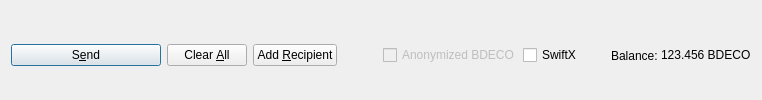
         <widget class="QFrame" name="frame_Send">
          <layout class="QHBoxLayout" name="horizontalLayout">
           <property name="bottomMargin">
            <number>0</number>
           </property>
           <item>
            <widget class="QPushButton" name="sendButton">
             <property name="minimumSize">
              <size>
               <width>150</width>
               <height>0</height>
              </size>
             </property>
             <property name="toolTip">
              <string>Confirm the send action</string>
             </property>
             <property name="text">
              <string>S&amp;end</string>
             </property>
             <property name="icon">
              <iconset resource="../bdcashprotocol.qrc">
               <normaloff>:/icons/send</normaloff>:/icons/send</iconset>
             </property>
             <property name="autoDefault">
              <bool>false</bool>
             </property>
             <property name="default">
              <bool>true</bool>
             </property>
            </widget>
           </item>
           <item>
            <widget class="QPushButton" name="clearButton">
             <property name="sizePolicy">
              <sizepolicy hsizetype="Minimum" vsizetype="Fixed">
               <horstretch>0</horstretch>
               <verstretch>0</verstretch>
              </sizepolicy>
             </property>
             <property name="toolTip">
              <string>Clear all fields of the form.</string>
             </property>
             <property name="text">
              <string>Clear &amp;All</string>
             </property>
             <property name="icon">
              <iconset resource="../bdcashprotocol.qrc">
               <normaloff>:/icons/remove</normaloff>:/icons/remove</iconset>
             </property>
             <property name="autoDefault">
              <bool>false</bool>
             </property>
            </widget>
           </item>
           <item>
            <widget class="QPushButton" name="addButton">
             <property name="toolTip">
              <string>Send to multiple recipients at once</string>
             </property>
             <property name="text">
              <string>Add &amp;Recipient</string>
             </property>
             <property name="icon">
              <iconset resource="../bdcashprotocol.qrc">
               <normaloff>:/icons/add</normaloff>:/icons/add</iconset>
             </property>
             <property name="autoDefault">
              <bool>false</bool>
             </property>
            </widget>
           </item>
           <item>
            <spacer name="horizontalSpacer">
             <property name="orientation">
              <enum>Qt::Horizontal</enum>
             </property>
             <property name="sizeHint" stdset="0">
              <size>
               <width>40</width>
               <height>20</height>
              </size>
             </property>
            </spacer>
           </item>
           <item>
            <layout class="QHBoxLayout" name="horizontalLayout_2">
             <property name="spacing">
              <number>3</number>
             </property>
             <item>
              <widget class="QCheckBox" name="checkzBDECO">
               <property name="enabled">
                <bool>false</bool>
               </property>
               <property name="text">
                <string>Anonymized BDECO</string>
               </property>
              </widget>
             </item>
             <item>
              <widget class="QCheckBox" name="checkSwiftTX">
               <property name="enabled">
                <bool>true</bool>
               </property>
               <property name="minimumSize">
                <size>
                 <width>85</width>
                 <height>0</height>
                </size>
               </property>
               <property name="text">
                <string>SwiftX</string>
               </property>
              </widget>
             </item>
             <item>
              <widget class="QLabel" name="label">
               <property name="text">
                <string>Balance:</string>
               </property>
              </widget>
             </item>
             <item>
              <widget class="QLabel" name="labelBalance">
               <property name="sizePolicy">
                <sizepolicy hsizetype="Preferred" vsizetype="Fixed">
                 <horstretch>0</horstretch>
                 <verstretch>0</verstretch>
                </sizepolicy>
               </property>
               <property name="cursor">
                <cursorShape>IBeamCursor</cursorShape>
               </property>
               <property name="text">
                <string notr="true">123.456 BDECO</string>
               </property>
               <property name="textInteractionFlags">
                <set>Qt::LinksAccessibleByMouse|Qt::TextSelectableByKeyboard|Qt::TextSelectableByMouse</set>
               </property>
              </widget>
             </item>
            </layout>
           </item>
          </layout>
         </widget>
